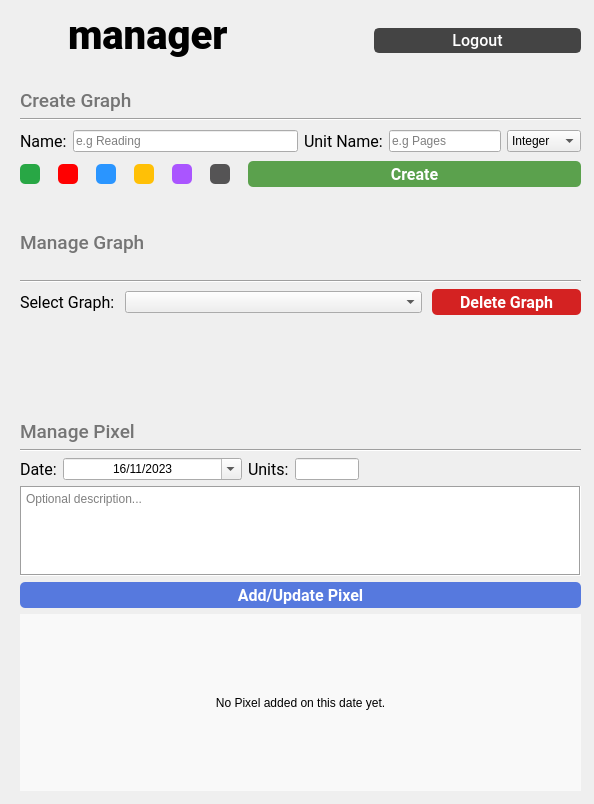
<?xml version="1.0" encoding="UTF-8"?>
<ui version="4.0">
 <class>Form</class>
 <widget class="QWidget" name="Form">
  <property name="geometry">
   <rect>
    <x>0</x>
    <y>0</y>
    <width>594</width>
    <height>804</height>
   </rect>
  </property>
  <property name="sizePolicy">
   <sizepolicy hsizetype="Preferred" vsizetype="Preferred">
    <horstretch>0</horstretch>
    <verstretch>0</verstretch>
   </sizepolicy>
  </property>
  <property name="maximumSize">
   <size>
    <width>594</width>
    <height>804</height>
   </size>
  </property>
  <property name="windowTitle">
   <string>Pixela Manager</string>
  </property>
  <property name="layoutDirection">
   <enum>Qt::LeftToRight</enum>
  </property>
  <property name="styleSheet">
   <string notr="true">QRadioButton {
	width: 0px;
	height:26px;
}

QRadioButton::indicator {
	width: 20px;
	height: 20px;
	border-radius: 5px;
}

QRadioButton::indicator:checked {
	border: 2px solid black;
}

QPushButton {
	border-radius: 5px;
}</string>
  </property>
  <widget class="QWidget" name="layoutWidget">
   <property name="geometry">
    <rect>
     <x>20</x>
     <y>420</y>
     <width>561</width>
     <height>371</height>
    </rect>
   </property>
   <layout class="QVBoxLayout" name="manage_pixel_layout">
    <item>
     <layout class="QVBoxLayout" name="verticalLayout_2">
      <item>
       <widget class="QLabel" name="manage_pixel">
        <property name="font">
         <font>
          <family>Roboto Medium</family>
          <pointsize>14</pointsize>
         </font>
        </property>
        <property name="styleSheet">
         <string notr="true">color: rgb(117, 117, 117);</string>
        </property>
        <property name="text">
         <string>Manage Pixel</string>
        </property>
       </widget>
      </item>
      <item>
       <widget class="Line" name="line_3">
        <property name="orientation">
         <enum>Qt::Horizontal</enum>
        </property>
       </widget>
      </item>
     </layout>
    </item>
    <item>
     <layout class="QVBoxLayout" name="verticalLayout">
      <item>
       <layout class="QHBoxLayout" name="horizontalLayout_8" stretch="2,1,2">
        <item>
         <layout class="QHBoxLayout" name="horizontalLayout_5">
          <item>
           <widget class="QLabel" name="date_label">
            <property name="font">
             <font>
              <family>Roboto</family>
              <pointsize>12</pointsize>
             </font>
            </property>
            <property name="text">
             <string>Date:</string>
            </property>
           </widget>
          </item>
          <item>
           <widget class="QDateEdit" name="date_picker">
            <property name="sizePolicy">
             <sizepolicy hsizetype="MinimumExpanding" vsizetype="Fixed">
              <horstretch>0</horstretch>
              <verstretch>0</verstretch>
             </sizepolicy>
            </property>
            <property name="wrapping">
             <bool>false</bool>
            </property>
            <property name="alignment">
             <set>Qt::AlignCenter</set>
            </property>
            <property name="buttonSymbols">
             <enum>QAbstractSpinBox::UpDownArrows</enum>
            </property>
            <property name="dateTime">
             <datetime>
              <hour>0</hour>
              <minute>0</minute>
              <second>0</second>
              <year>2023</year>
              <month>11</month>
              <day>16</day>
             </datetime>
            </property>
            <property name="displayFormat">
             <string>dd/MM/yyyy</string>
            </property>
            <property name="calendarPopup">
             <bool>true</bool>
            </property>
           </widget>
          </item>
         </layout>
        </item>
        <item>
         <layout class="QHBoxLayout" name="horizontalLayout_6">
          <item>
           <widget class="QLabel" name="pixel_units_label">
            <property name="font">
             <font>
              <family>Roboto</family>
              <pointsize>12</pointsize>
             </font>
            </property>
            <property name="text">
             <string>Units:</string>
            </property>
           </widget>
          </item>
          <item>
           <widget class="QLineEdit" name="pixel_units_input"/>
          </item>
         </layout>
        </item>
        <item>
         <spacer name="horizontalSpacer">
          <property name="orientation">
           <enum>Qt::Horizontal</enum>
          </property>
          <property name="sizeHint" stdset="0">
           <size>
            <width>148</width>
            <height>20</height>
           </size>
          </property>
         </spacer>
        </item>
       </layout>
      </item>
      <item>
       <widget class="QTextEdit" name="pixel_description_box">
        <property name="sizePolicy">
         <sizepolicy hsizetype="Expanding" vsizetype="Maximum">
          <horstretch>0</horstretch>
          <verstretch>0</verstretch>
         </sizepolicy>
        </property>
        <property name="maximumSize">
         <size>
          <width>16777215</width>
          <height>90</height>
         </size>
        </property>
        <property name="frameShape">
         <enum>QFrame::Box</enum>
        </property>
        <property name="placeholderText">
         <string>Optional description...</string>
        </property>
       </widget>
      </item>
      <item>
       <widget class="QPushButton" name="update_pixel_button">
        <property name="enabled">
         <bool>true</bool>
        </property>
        <property name="sizePolicy">
         <sizepolicy hsizetype="Minimum" vsizetype="Expanding">
          <horstretch>0</horstretch>
          <verstretch>0</verstretch>
         </sizepolicy>
        </property>
        <property name="maximumSize">
         <size>
          <width>16777215</width>
          <height>26</height>
         </size>
        </property>
        <property name="font">
         <font>
          <family>Roboto</family>
          <pointsize>12</pointsize>
          <bold>true</bold>
         </font>
        </property>
        <property name="cursor">
         <cursorShape>PointingHandCursor</cursorShape>
        </property>
        <property name="focusPolicy">
         <enum>Qt::StrongFocus</enum>
        </property>
        <property name="styleSheet">
         <string notr="true">QPushButton {
	color: rgb(255, 255, 255);
	background-color: rgb(86, 121, 222);
}
QPushButton:hover {
	background-color: rgb(74, 105, 191);
}
QPushButton:pressed {
	background-color: rgb(95, 135, 244);
}</string>
        </property>
        <property name="text">
         <string>Add/Update Pixel</string>
        </property>
        <property name="autoExclusive">
         <bool>false</bool>
        </property>
        <property name="flat">
         <bool>false</bool>
        </property>
       </widget>
      </item>
     </layout>
    </item>
    <item>
     <widget class="QLabel" name="pixel_details_label">
      <property name="sizePolicy">
       <sizepolicy hsizetype="Preferred" vsizetype="Expanding">
        <horstretch>0</horstretch>
        <verstretch>0</verstretch>
       </sizepolicy>
      </property>
      <property name="styleSheet">
       <string notr="true">background-color: rgb(249, 249, 249);</string>
      </property>
      <property name="text">
       <string>No Pixel added on this date yet.</string>
      </property>
      <property name="alignment">
       <set>Qt::AlignCenter</set>
      </property>
     </widget>
    </item>
   </layout>
  </widget>
  <widget class="QWidget" name="layoutWidget">
   <property name="geometry">
    <rect>
     <x>20</x>
     <y>10</y>
     <width>561</width>
     <height>61</height>
    </rect>
   </property>
   <layout class="QHBoxLayout" name="header_layout">
    <item>
     <layout class="QHBoxLayout" name="horizontalLayout_9">
      <property name="bottomMargin">
       <number>10</number>
      </property>
      <item>
       <widget class="QLabel" name="label">
        <property name="sizePolicy">
         <sizepolicy hsizetype="Preferred" vsizetype="Maximum">
          <horstretch>0</horstretch>
          <verstretch>0</verstretch>
         </sizepolicy>
        </property>
        <property name="maximumSize">
         <size>
          <width>115</width>
          <height>45</height>
         </size>
        </property>
        <property name="text">
         <string/>
        </property>
        <property name="pixmap">
         <pixmap>logo.png</pixmap>
        </property>
        <property name="scaledContents">
         <bool>true</bool>
        </property>
       </widget>
      </item>
      <item>
       <widget class="QLabel" name="label_2">
        <property name="sizePolicy">
         <sizepolicy hsizetype="Preferred" vsizetype="Maximum">
          <horstretch>0</horstretch>
          <verstretch>0</verstretch>
         </sizepolicy>
        </property>
        <property name="font">
         <font>
          <family>Roboto Black</family>
          <pointsize>30</pointsize>
          <bold>true</bold>
         </font>
        </property>
        <property name="text">
         <string>manager</string>
        </property>
       </widget>
      </item>
     </layout>
    </item>
    <item>
     <spacer name="horizontalSpacer_2">
      <property name="orientation">
       <enum>Qt::Horizontal</enum>
      </property>
      <property name="sizeType">
       <enum>QSizePolicy::Maximum</enum>
      </property>
      <property name="sizeHint" stdset="0">
       <size>
        <width>140</width>
        <height>20</height>
       </size>
      </property>
     </spacer>
    </item>
    <item>
     <widget class="QPushButton" name="logout_button">
      <property name="sizePolicy">
       <sizepolicy hsizetype="Minimum" vsizetype="Maximum">
        <horstretch>0</horstretch>
        <verstretch>0</verstretch>
       </sizepolicy>
      </property>
      <property name="maximumSize">
       <size>
        <width>16777215</width>
        <height>25</height>
       </size>
      </property>
      <property name="font">
       <font>
        <family>Roboto Medium</family>
        <pointsize>12</pointsize>
        <bold>false</bold>
       </font>
      </property>
      <property name="cursor">
       <cursorShape>PointingHandCursor</cursorShape>
      </property>
      <property name="styleSheet">
       <string notr="true">QPushButton {
	border: 2px solid #444;
	background-color: #444;
	color: white;
}
QPushButton:hover {
	background-color: #000;
}
QPushButton:pressed {
	background-color: #777;
}
</string>
      </property>
      <property name="text">
       <string>Logout</string>
      </property>
     </widget>
    </item>
   </layout>
  </widget>
  <widget class="QWidget" name="layoutWidget">
   <property name="geometry">
    <rect>
     <x>20</x>
     <y>80</y>
     <width>561</width>
     <height>111</height>
    </rect>
   </property>
   <layout class="QVBoxLayout" name="create_graph_layout" stretch="1,2,2">
    <item>
     <layout class="QVBoxLayout" name="verticalLayout_4">
      <property name="spacing">
       <number>0</number>
      </property>
      <item>
       <widget class="QLabel" name="create_graph_label">
        <property name="maximumSize">
         <size>
          <width>16777215</width>
          <height>35</height>
         </size>
        </property>
        <property name="font">
         <font>
          <family>Roboto Medium</family>
          <pointsize>14</pointsize>
         </font>
        </property>
        <property name="styleSheet">
         <string notr="true">color: rgb(117, 117, 117);</string>
        </property>
        <property name="text">
         <string>Create Graph</string>
        </property>
       </widget>
      </item>
      <item>
       <widget class="Line" name="line">
        <property name="orientation">
         <enum>Qt::Horizontal</enum>
        </property>
       </widget>
      </item>
     </layout>
    </item>
    <item>
     <layout class="QHBoxLayout" name="horizontalLayout_10">
      <item>
       <layout class="QHBoxLayout" name="horizontalLayout">
        <item>
         <widget class="QLabel" name="graph_name_label">
          <property name="font">
           <font>
            <family>Roboto</family>
            <pointsize>12</pointsize>
           </font>
          </property>
          <property name="text">
           <string>Name:</string>
          </property>
         </widget>
        </item>
        <item>
         <widget class="QLineEdit" name="graph_name_input">
          <property name="placeholderText">
           <string>e.g Reading</string>
          </property>
         </widget>
        </item>
       </layout>
      </item>
      <item>
       <layout class="QHBoxLayout" name="horizontalLayout_2">
        <item>
         <widget class="QLabel" name="unit_name_label">
          <property name="font">
           <font>
            <family>Roboto</family>
            <pointsize>12</pointsize>
           </font>
          </property>
          <property name="text">
           <string>Unit Name:</string>
          </property>
         </widget>
        </item>
        <item>
         <widget class="QLineEdit" name="unit_name_input">
          <property name="placeholderText">
           <string>e.g Pages</string>
          </property>
         </widget>
        </item>
        <item>
         <widget class="QComboBox" name="unit_type_menu">
          <property name="editable">
           <bool>false</bool>
          </property>
          <property name="currentText">
           <string>Integer</string>
          </property>
          <property name="currentIndex">
           <number>1</number>
          </property>
          <property name="placeholderText">
           <string/>
          </property>
          <item>
           <property name="text">
            <string>Decimal</string>
           </property>
          </item>
          <item>
           <property name="text">
            <string>Integer</string>
           </property>
          </item>
         </widget>
        </item>
       </layout>
      </item>
     </layout>
    </item>
    <item>
     <layout class="QHBoxLayout" name="horizontalLayout_3" stretch="2,3">
      <item>
       <layout class="QHBoxLayout" name="horizontalLayout_7" stretch="0,0,0,0,0,0">
        <property name="spacing">
         <number>6</number>
        </property>
        <property name="sizeConstraint">
         <enum>QLayout::SetDefaultConstraint</enum>
        </property>
        <item>
         <widget class="QRadioButton" name="green_color_picker">
          <property name="sizePolicy">
           <sizepolicy hsizetype="Minimum" vsizetype="Fixed">
            <horstretch>0</horstretch>
            <verstretch>0</verstretch>
           </sizepolicy>
          </property>
          <property name="cursor">
           <cursorShape>PointingHandCursor</cursorShape>
          </property>
          <property name="styleSheet">
           <string notr="true">QRadioButton::indicator {
	background-color: rgb(40, 167, 69);
}</string>
          </property>
          <property name="text">
           <string/>
          </property>
         </widget>
        </item>
        <item>
         <widget class="QRadioButton" name="red_color_picker">
          <property name="cursor">
           <cursorShape>PointingHandCursor</cursorShape>
          </property>
          <property name="styleSheet">
           <string notr="true">QRadioButton::indicator {
	background-color: rgb(255, 0, 1);
}</string>
          </property>
          <property name="text">
           <string/>
          </property>
         </widget>
        </item>
        <item>
         <widget class="QRadioButton" name="blue_color_picker">
          <property name="cursor">
           <cursorShape>PointingHandCursor</cursorShape>
          </property>
          <property name="styleSheet">
           <string notr="true">QRadioButton::indicator {
	background-color: rgb(42, 149, 255);
}</string>
          </property>
          <property name="text">
           <string/>
          </property>
         </widget>
        </item>
        <item>
         <widget class="QRadioButton" name="yellow_color_picker">
          <property name="cursor">
           <cursorShape>PointingHandCursor</cursorShape>
          </property>
          <property name="styleSheet">
           <string notr="true">QRadioButton::indicator {
	background-color: rgb(255, 192, 6);
}</string>
          </property>
          <property name="text">
           <string/>
          </property>
         </widget>
        </item>
        <item>
         <widget class="QRadioButton" name="purple_color_picker">
          <property name="cursor">
           <cursorShape>PointingHandCursor</cursorShape>
          </property>
          <property name="styleSheet">
           <string notr="true">QRadioButton::indicator {
	background-color: rgb(170, 85, 255);
}</string>
          </property>
          <property name="text">
           <string/>
          </property>
         </widget>
        </item>
        <item>
         <widget class="QRadioButton" name="black_color_picker">
          <property name="sizePolicy">
           <sizepolicy hsizetype="Minimum" vsizetype="Fixed">
            <horstretch>0</horstretch>
            <verstretch>0</verstretch>
           </sizepolicy>
          </property>
          <property name="cursor">
           <cursorShape>PointingHandCursor</cursorShape>
          </property>
          <property name="styleSheet">
           <string notr="true">QRadioButton::indicator {
	background-color: rgb(85, 84, 85);
}</string>
          </property>
          <property name="text">
           <string/>
          </property>
          <property name="iconSize">
           <size>
            <width>0</width>
            <height>0</height>
           </size>
          </property>
         </widget>
        </item>
       </layout>
      </item>
      <item>
       <widget class="QPushButton" name="create_graph_button">
        <property name="enabled">
         <bool>true</bool>
        </property>
        <property name="sizePolicy">
         <sizepolicy hsizetype="Minimum" vsizetype="Expanding">
          <horstretch>0</horstretch>
          <verstretch>0</verstretch>
         </sizepolicy>
        </property>
        <property name="maximumSize">
         <size>
          <width>16777215</width>
          <height>26</height>
         </size>
        </property>
        <property name="font">
         <font>
          <family>Roboto</family>
          <pointsize>12</pointsize>
          <bold>true</bold>
         </font>
        </property>
        <property name="cursor">
         <cursorShape>PointingHandCursor</cursorShape>
        </property>
        <property name="focusPolicy">
         <enum>Qt::StrongFocus</enum>
        </property>
        <property name="styleSheet">
         <string notr="true">QPushButton{
	color: rgb(255, 255, 255);
	background-color: rgb(91, 161, 77);
}
QPushButton:hover {
	background-color: rgb(73, 129, 62);
}
QPushButton:pressed {
	background-color: rgb(100, 176, 85);
}</string>
        </property>
        <property name="text">
         <string>Create</string>
        </property>
        <property name="autoExclusive">
         <bool>false</bool>
        </property>
        <property name="flat">
         <bool>false</bool>
        </property>
       </widget>
      </item>
     </layout>
    </item>
   </layout>
  </widget>
  <widget class="QWidget" name="layoutWidget">
   <property name="geometry">
    <rect>
     <x>20</x>
     <y>210</y>
     <width>561</width>
     <height>183</height>
    </rect>
   </property>
   <layout class="QVBoxLayout" name="manage_graph_layout">
    <item>
     <layout class="QVBoxLayout" name="verticalLayout_3">
      <item>
       <widget class="QLabel" name="manage_graph_label">
        <property name="font">
         <font>
          <family>Roboto Medium</family>
          <pointsize>14</pointsize>
         </font>
        </property>
        <property name="styleSheet">
         <string notr="true">color: rgb(117, 117, 117);</string>
        </property>
        <property name="text">
         <string>Manage Graph</string>
        </property>
       </widget>
      </item>
      <item>
       <widget class="Line" name="line_2">
        <property name="orientation">
         <enum>Qt::Horizontal</enum>
        </property>
       </widget>
      </item>
     </layout>
    </item>
    <item>
     <layout class="QHBoxLayout" name="horizontalLayout_4" stretch="1,4,2">
      <property name="spacing">
       <number>10</number>
      </property>
      <item>
       <widget class="QLabel" name="select_graph_label">
        <property name="font">
         <font>
          <family>Roboto</family>
          <pointsize>12</pointsize>
         </font>
        </property>
        <property name="text">
         <string>Select Graph:</string>
        </property>
       </widget>
      </item>
      <item>
       <widget class="QComboBox" name="select_graph_menu">
        <property name="editable">
         <bool>false</bool>
        </property>
        <property name="currentText">
         <string/>
        </property>
        <property name="sizeAdjustPolicy">
         <enum>QComboBox::AdjustToContentsOnFirstShow</enum>
        </property>
        <property name="placeholderText">
         <string/>
        </property>
       </widget>
      </item>
      <item>
       <widget class="QPushButton" name="delete_graph_button">
        <property name="enabled">
         <bool>true</bool>
        </property>
        <property name="sizePolicy">
         <sizepolicy hsizetype="Minimum" vsizetype="Expanding">
          <horstretch>0</horstretch>
          <verstretch>0</verstretch>
         </sizepolicy>
        </property>
        <property name="maximumSize">
         <size>
          <width>16777215</width>
          <height>26</height>
         </size>
        </property>
        <property name="font">
         <font>
          <family>Roboto</family>
          <pointsize>12</pointsize>
          <bold>true</bold>
         </font>
        </property>
        <property name="cursor">
         <cursorShape>PointingHandCursor</cursorShape>
        </property>
        <property name="focusPolicy">
         <enum>Qt::StrongFocus</enum>
        </property>
        <property name="styleSheet">
         <string notr="true">QPushButton {
	color: rgb(255, 255, 255);
	background-color: rgb(212, 34, 34);
}
QPushButton:hover {
	background-color: rgb(185, 30, 30);
}
QPushButton:pressed {
	background-color: rgb(230, 37, 37);
}</string>
        </property>
        <property name="text">
         <string>Delete Graph</string>
        </property>
        <property name="autoExclusive">
         <bool>false</bool>
        </property>
        <property name="flat">
         <bool>false</bool>
        </property>
       </widget>
      </item>
     </layout>
    </item>
    <item>
     <widget class="QLabel" name="graph_image">
      <property name="sizePolicy">
       <sizepolicy hsizetype="Maximum" vsizetype="Maximum">
        <horstretch>0</horstretch>
        <verstretch>0</verstretch>
       </sizepolicy>
      </property>
      <property name="maximumSize">
       <size>
        <width>571</width>
        <height>111</height>
       </size>
      </property>
      <property name="text">
       <string/>
      </property>
      <property name="pixmap">
       <pixmap>graph1.png</pixmap>
      </property>
      <property name="scaledContents">
       <bool>true</bool>
      </property>
     </widget>
    </item>
   </layout>
  </widget>
 </widget>
 <resources/>
 <connections/>
</ui>
